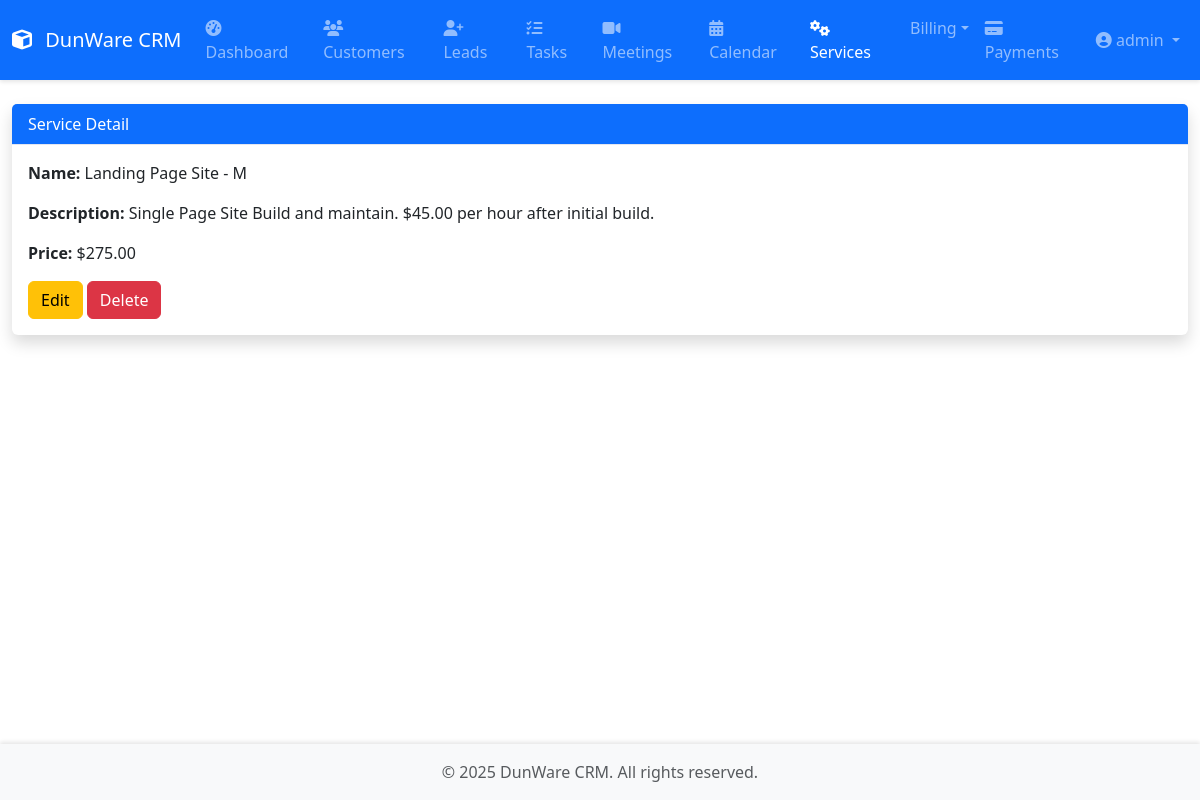
The page /services/2/ (signed in) on the database its author committed.
### core/models.py (models this page shows, shortened)
class Service(models.Model):
    name = models.CharField(max_length=200)
    description = models.TextField()
    price = models.DecimalField(max_digits=10, decimal_places=2)
    is_active = models.BooleanField(default=True)
    created_at = models.DateTimeField(auto_now_add=True)
    updated_at = models.DateTimeField(auto_now=True)

### core/views.py (the view)
# urls.py: path('services/<int:pk>/', views.ServiceDetailView.as_view(), name='service-detail'),
class ServiceDetailView(LoginRequiredMixin, DetailView):
    model = Service
    template_name = 'core/service_detail.html'
    context_object_name = 'service'

### core/templates/core/service_detail.html (shortened to what this page needs)
{% extends 'core/base.html' %}
{% block content %}
<div class="card shadow">
    <div class="card-header bg-primary text-white">Service Detail</div>
    <div class="card-body">
        <p><strong>Name:</strong> {{ service.name }}</p>
        <p><strong>Description:</strong> {{ service.description }}</p>
        <p><strong>Price:</strong> ${{ service.price }}</p>
        <a href="{% url 'service-update' service.pk %}" class="btn btn-warning">Edit</a>
        <a href="{% url 'service-delete' service.pk %}" class="btn btn-danger">Delete</a>
    </div>
</div>
{% endblock %}

### core/templates/core/base.html (shortened to what this page needs)
{% load static %}
<!DOCTYPE html>
<html lang="en">
<head>
    <link href="https://cdn.jsdelivr.net/npm/bootstrap@5.3.2/dist/css/bootstrap.min.css" rel="stylesheet">
    <link href="https://cdn.jsdelivr.net/npm/@fortawesome/fontawesome-free@6.4.2/css/all.min.css" rel="stylesheet">
    <link href="https://cdn.jsdelivr.net/npm/flatpickr/dist/flatpickr.min.css" rel="stylesheet">
    <link href="{% static 'css/style.css' %}" rel="stylesheet">
</head>
<body>
    <nav class="navbar navbar-expand-lg navbar-dark bg-primary">
        <div class="container-fluid">
            <a class="navbar-brand" href="{% url 'dashboard' %}">
                <i class="fas fa-cube"></i> DunWare CRM
            </a>
            <div class="collapse navbar-collapse" id="navbarMain">
                {% if user.is_authenticated %}
                <ul class="navbar-nav me-auto">
                    <li class="nav-item">
                        <a class="nav-link {% if request.resolver_match.url_name == 'dashboard' %}active{% endif %}"
                           href="{% url 'dashboard' %}">
                            <i class="fas fa-tachometer-alt"></i> Dashboard
                        </a>
                    </li>
                    <li class="nav-item">
                        <a class="nav-link {% if 'customer' in request.resolver_match.url_name %}active{% endif %}"
                           href="{% url 'customer-list' %}">
                            <i class="fas fa-users"></i> Customers
                        </a>
                    </li>
                    <li class="nav-item">
                        <a class="nav-link {% if 'lead' in request.resolver_match.url_name %}active{% endif %}"
                           href="{% url 'lead-list' %}">
                            <i class="fas fa-user-plus"></i> Leads
                        </a>
                    </li>
                    <li class="nav-item">
                        <a class="nav-link {% if 'task' in request.resolver_match.url_name %}active{% endif %}"
                           href="{% url 'task-list' %}">
                            <i class="fas fa-tasks"></i> Tasks
                        </a>
                    </li>
                    <li class="nav-item">
                        <a class="nav-link {% if 'meeting' in request.resolver_match.url_name %}active{% endif %}"
                           href="{% url 'meeting-list' %}">
                            <i class="fas fa-video"></i> Meetings
                        </a>
                    </li>
                    <li class="nav-item">
                        <a class="nav-link {% if 'calendar' in request.resolver_match.url_name %}active{% endif %}"
                           href="{% url 'calendar' %}">
                            <i class="fas fa-calendar-alt"></i> Calendar
                        </a>
                    </li>
                    <li class="nav-item">
                        <a class="nav-link {% if 'service' in request.resolver_match.url_name %}active{% endif %}"
                           href="{% url 'service-list' %}">
                            <i class="fas fa-cogs"></i> Services
                        </a>
                    </li>
                    <li class="nav-item dropdown">
                        <a class="nav-link dropdown-toggle {% if 'billing' in request.resolver_match.url_name %}active{% endif %}" href="#" id="billingDropdown" role="button" data-bs-toggle="dropdown">Billing</a>
                    </li>
                    <li class="nav-item">
                        <a class="nav-link {% if 'payment' in request.resolver_match.url_name %}active{% endif %}"
                           href="{% url 'payment-list' %}">
                            <i class="fas fa-credit-card"></i> Payments
                        </a>
                    </li>
                </ul>
                    <ul class="navbar-nav ms-auto">
                        <li class="nav-item dropdown">
                            <a class="nav-link dropdown-toggle" href="#" id="navbarDropdown"
                               role="button" data-bs-toggle="dropdown">
                                <i class="fas fa-user-circle"></i>
                                {{ user.get_full_name|default:user.username }}
                            </a>
                        </li>
                    </ul>
                {% endif %}
            </div>
        </div>
    </nav>
    <div class="container-fluid py-4">
        {% block content %}{% endblock %}
    </div>
    <footer class="footer mt-auto py-3 bg-light">
        <div class="container text-center">
            <span class="text-muted">© {% now "Y" %} DunWare CRM. All rights reserved.</span>
        </div>
    </footer>
</body>
</html>

### dunware_crm/static/css/style.css (style rules this page uses)
body { min-height: 100vh; display: flex; flex-direction: column; }
.container-fluid { flex: 1; }
.navbar { box-shadow: 0 2px 4px rgba(0,0,0,.1); }
.navbar-brand i { margin-right: 0.5rem; }
.card { box-shadow: 0 0.15rem 1.75rem 0 rgba(58, 59, 69, 0.15); border: none; margin-bottom: 1rem; }
.card-header { background-color: #f8f9fc; border-bottom: 1px solid #e3e6f0; }
.footer { margin-top: auto; box-shadow: 0 -2px 4px rgba(0,0,0,.1); }

### rows shown on the page
Service: name "Landing Page Site - M", description "Single Page Site Build and maintain. $45.00 per hour after initial build.", price "275.00"

### other values the page prints
{{ user.get_full_name|default:user.username }} "admin"
